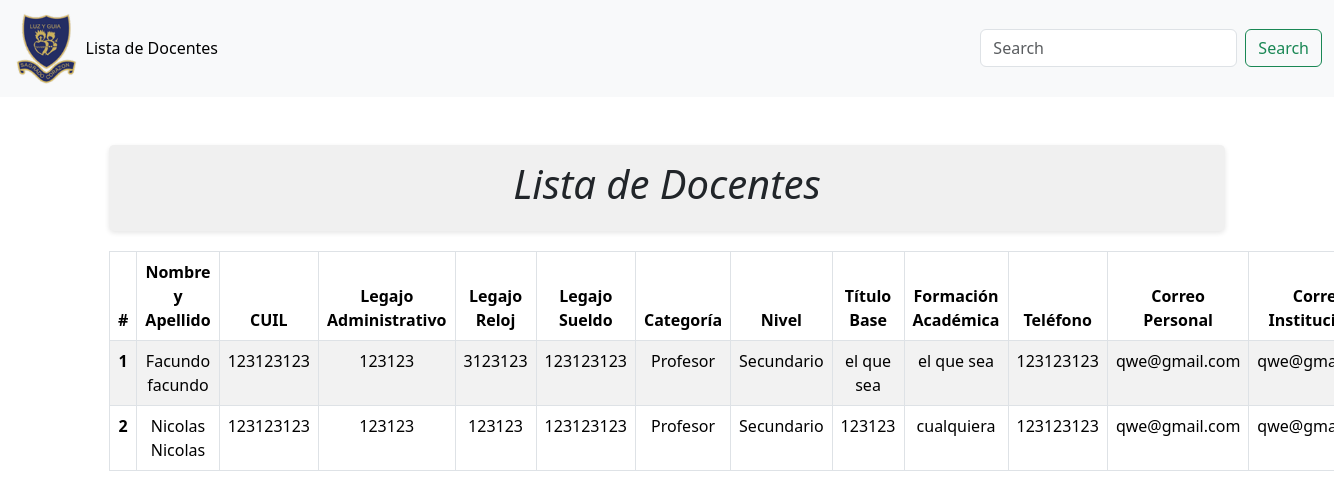
Page /docentes/ (signed in) on the earlier database version.
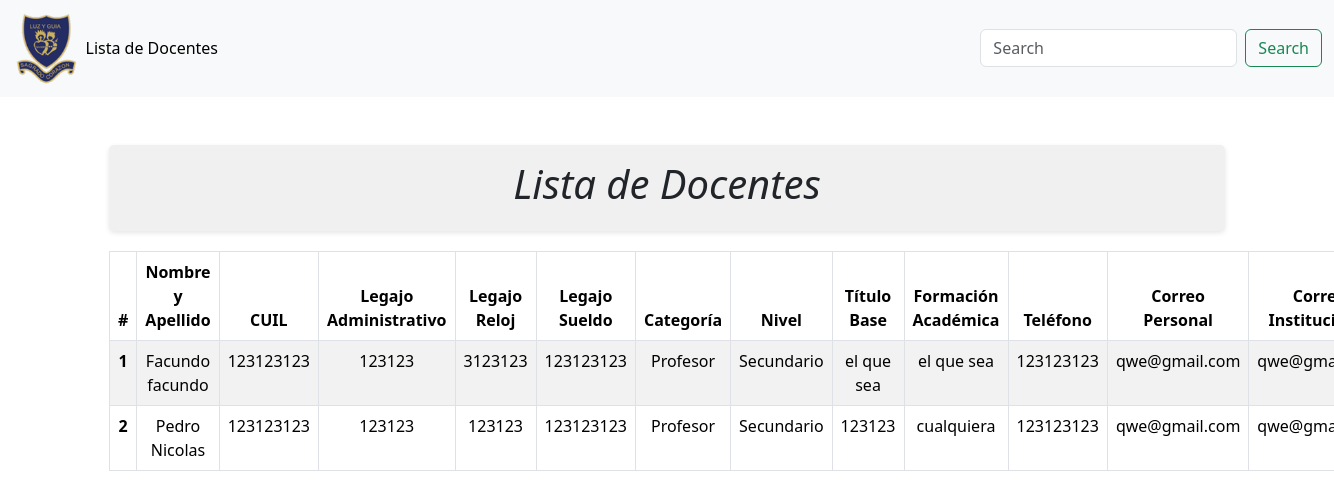
Same page on the later database version.
### colegio/models.py (models this page shows, shortened)
class Docentes(models.Model):
    id_docentes = models.AutoField(primary_key=True)
    nombre = models.CharField(max_length=255)
    apellido = models.CharField(max_length=255)
    cuil = models.IntegerField()
    legajo_administrativo = models.IntegerField()
    legajo_reloj = models.IntegerField()
    numero_legajo_sueldo = models.IntegerField(default='00')
    horario = models.IntegerField()
    categoria = models.ForeignKey(Categoriaprofesores, verbose_name='Categoria', on_delete=models.CASCADE)
    nivel = models.ForeignKey(Nivelprofesores, verbose_name='Nivel', on_delete=models.CASCADE)
    titulo_base = models.CharField(max_length=255)
    fomacion_academica = models.CharField(max_length=255)
    telefono = models.IntegerField(default='00')
    correo_electronico_personal = models.CharField(max_length=255)
    correo_electronico_institucional = models.CharField(max_length=255)

class Categoriaprofesores(models.Model):
    id_categorias = models.AutoField(primary_key=True)
    descripcion = models.CharField(max_length=255)
    def __str__(self):
        return self.descripcion

class Nivelprofesores(models.Model):
    id_nivel = models.AutoField(primary_key=True)
    descripcion = models.CharField(max_length=255)
    def __str__(self):
        return self.descripcion

### colegio/views.py (the view)
# urls.py: path('docentes/', views.docentes, name= "docentes"), #DOCENTES
@login_required
def docentes(request):
    docentes = Docentes.objects.all()
    context = {
        'docentes': docentes,
    }
    return render(request, 'docentes.html', context)

### templates/docentes.html (shortened to what this page needs)
{% load static %}
<!DOCTYPE html>
<html lang="en">
<head>
    <link href="https://cdn.jsdelivr.net/npm/bootstrap@5.3.3/dist/css/bootstrap.min.css" rel="stylesheet">
    <link rel="stylesheet" href="https://cdn.jsdelivr.net/npm/bootstrap-icons@1.11.3/font/bootstrap-icons.min.css">
</head>
<body>
    <header>
        <nav class="navbar navbar-expand-lg bg-body-tertiary">
            <div class="container-fluid">
              <img src="{% static 'img/escudo.png' %}" width="5%" alt="Logo">
              <div class="collapse navbar-collapse" id="navbarSupportedContent">
                <ul class="navbar-nav me-auto mb-2 mb-lg-0">
                  <li class="nav-item">
                    <a class="nav-link active" aria-current="page" href="#">Lista de Docentes</a>
                  </li>
                </ul>
                <form class="d-flex" role="search">
                  <input class="form-control me-2" type="search" placeholder="Search" aria-label="Search">
                  <button class="btn btn-outline-success" type="submit">Search</button>
                </form>
              </div>
            </div>
          </nav>
    </header>
    <div class="container mt-5">
        <div class="title-block">
            <h1 class="text-center">Lista de Docentes</h1>
        </div>
        <div class="table-container">
            <table class="table table-striped table-bordered text-center" style="width: 100%;">
                <thead>
                    <tr>
                        <th scope="col">#</th>
                        <th scope="col">Nombre y Apellido</th>
                        <th scope="col">CUIL</th>
                        <th scope="col">Legajo Administrativo</th>
                        <th scope="col">Legajo Reloj</th>
                        <th scope="col">Legajo Sueldo</th>
                        <th scope="col">Categoría</th>
                        <th scope="col">Nivel</th>
                        <th scope="col">Título Base</th>
                        <th scope="col">Formación Académica</th>
                        <th scope="col">Teléfono</th>
                        <th scope="col">Correo Personal</th>
                        <th scope="col">Correo Institucional</th>
                    </tr>
                </thead>
                <tbody>
                    {% for docente in docentes %}
                    <tr>
                        <th scope="row">{{ forloop.counter }}</th>
                        <td>{{ docente.nombre }} {{ docente.apellido }}</td>
                        <td>{{ docente.cuil }}</td>
                        <td>{{ docente.legajo_administrativo }}</td>
                        <td>{{ docente.legajo_reloj }}</td>
                        <td>{{ docente.numero_legajo_sueldo }}</td>
                        <td>{{ docente.categoria }}</td>
                        <td>{{ docente.nivel }}</td>
                        <td>{{ docente.titulo_base }}</td>
                        <td>{{ docente.fomacion_academica }}</td>
                        <td>{{ docente.telefono }}</td>
                        <td>{{ docente.correo_electronico_personal }}</td>
                        <td>{{ docente.correo_electronico_institucional }}</td>
                    </tr>
                    {% endfor %}
                </tbody>
            </table>
        </div>
    </div>
</body>
</html>

Differences in the rows shown:
changed Docentes "Nicolas": nombre "Nicolas" → "Pedro"
